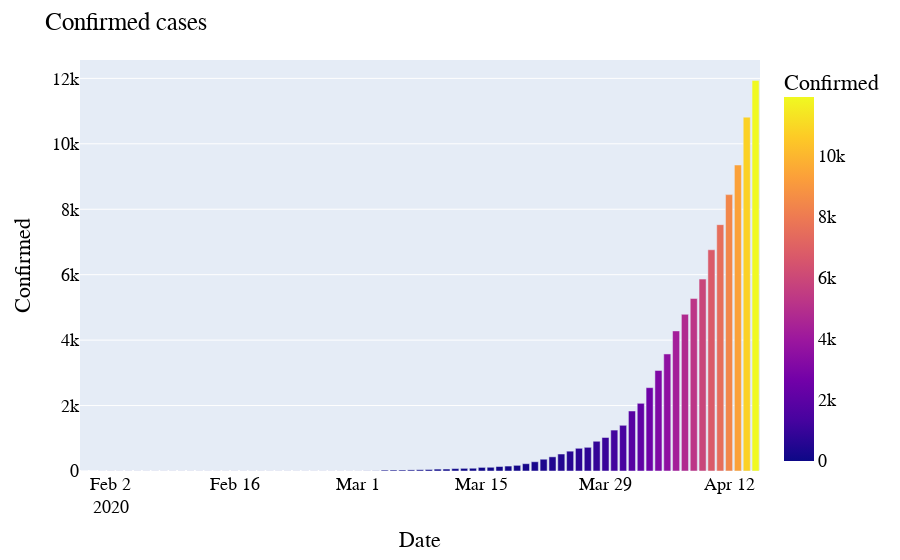

Source (notebook cell):
### Markdown cell above
## Confirmed cases

### Code cell
import plotly.express as px
fig = px.bar(date_group, x='Date', y='Confirmed', color='Confirmed')

fig.update_layout(
    title="Confirmed cases",    
    font=dict(
        family="Courier New, monospace",
        size=18,
        color="black"
    )
)

fig.show()

### Figure 1 — Plotly figure (JSON) as saved in the notebook; plotly's stock layout.template omitted (floating-point values rounded to 4 significant figures)
{"data": [{"alignmentgroup": "True", "hovertemplate": "Date=%{x}<br>Confirmed=%{marker.color}<extra></extra>", "legendgroup": "", "marker": {"color": [1, 1, 2, 3, 3, 3, 3, 3, 3, 3, 3, 3, 3, 3, 3, 3, 3, 3, 3, 3, 3, 3, 3, 3, 3, 3, 3, 3, 3, 3, 3, 3, 5, 6, 28, 30, 31, 34, 39, 46, 58, 60, 74, 81, 84, 110, 114, 137, 151, 173, 223, 283, 360, 433, 519, 606, 694, 724, 909, 1024, 1251, 1397, 1834, 2069, 2547, 3072, 3577, 4281, 4789, 5274, 5865, 6761, 7529, 8447, 9352, 10815, 11933], "coloraxis": "coloraxis"}, "name": "", "offsetgroup": "", "orientation": "v", "showlegend": false, "textposition": "auto", "type": "bar", "x": ["2020-01-30T00:00:00", "2020-01-31T00:00:00", "2020-02-01T00:00:00", "2020-02-02T00:00:00", "2020-02-03T00:00:00", "2020-02-04T00:00:00", "2020-02-05T00:00:00", "2020-02-06T00:00:00", "2020-02-07T00:00:00", "2020-02-08T00:00:00", "2020-02-09T00:00:00", "2020-02-10T00:00:00", "2020-02-11T00:00:00", "2020-02-12T00:00:00", "2020-02-13T00:00:00", "2020-02-14T00:00:00", "2020-02-15T00:00:00", "2020-02-16T00:00:00", "2020-02-17T00:00:00", "2020-02-18T00:00:00", "2020-02-19T00:00:00", "2020-02-20T00:00:00", "2020-02-21T00:00:00", "2020-02-22T00:00:00", "2020-02-23T00:00:00", "2020-02-24T00:00:00", "2020-02-25T00:00:00", "2020-02-26T00:00:00", "2020-02-27T00:00:00", "2020-02-28T00:00:00", "2020-02-29T00:00:00", "2020-03-01T00:00:00", "2020-03-02T00:00:00", "2020-03-03T00:00:00", "2020-03-04T00:00:00", "2020-03-05T00:00:00", "2020-03-06T00:00:00", "2020-03-07T00:00:00", "2020-03-08T00:00:00", "2020-03-09T00:00:00", "2020-03-10T00:00:00", "2020-03-11T00:00:00", "2020-03-12T00:00:00", "2020-03-13T00:00:00", "2020-03-14T00:00:00", "2020-03-15T00:00:00", "2020-03-16T00:00:00", "2020-03-17T00:00:00", "2020-03-18T00:00:00", "2020-03-19T00:00:00", "2020-03-20T00:00:00", "2020-03-21T00:00:00", "2020-03-22T00:00:00", "2020-03-23T00:00:00", "2020-03-24T00:00:00", "2020-03-25T00:00:00", "2020-03-26T00:00:00", "2020-03-27T00:00:00", "2020-03-28T00:00:00", "2020-03-29T00:00:00", "2020-03-30T00:00:00", "2020-03-31T00:00:00", "2020-04-01T00:00:00", "2020-04-02T00:00:00", "2020-04-03T00:00:00", "2020-04-04T00:00:00", "2020-04-05T00:00:00", "2020-04-06T00:00:00", "2020-04-07T00:00:00", "2020-04-08T00:00:00", "2020-04-09T00:00:00", "2020-04-10T00:00:00", "2020-04-11T00:00:00", "2020-04-12T00:00:00", "2020-04-13T00:00:00", "2020-04-14T00:00:00", "2020-04-15T00:00:00"], "xaxis": "x", "y": [1, 1, 2, 3, 3, 3, 3, 3, 3, 3, 3, 3, 3, 3, 3, 3, 3, 3, 3, 3, 3, 3, 3, 3, 3, 3, 3, 3, 3, 3, 3, 3, 5, 6, 28, 30, 31, 34, 39, 46, 58, 60, 74, 81, 84, 110, 114, 137, 151, 173, 223, 283, 360, 433, 519, 606, 694, 724, 909, 1024, 1251, 1397, 1834, 2069, 2547, 3072, 3577, 4281, 4789, 5274, 5865, 6761, 7529, 8447, 9352, 10815, 11933], "yaxis": "y"}], "layout": {"barmode": "relative", "coloraxis": {"colorbar": {"title": {"text": "Confirmed"}}, "colorscale": [[0, "#0d0887"], [0.1111, "#46039f"], [0.2222, "#7201a8"], [0.3333, "#9c179e"], [0.4444, "#bd3786"], [0.5556, "#d8576b"], [0.6667, "#ed7953"], [0.7778, "#fb9f3a"], [0.8889, "#fdca26"], [1, "#f0f921"]]}, "font": {"color": "black", "family": "Courier New, monospace", "size": 18}, "legend": {"tracegroupgap": 0}, "margin": {"t": 60}, "title": {"text": "Confirmed cases"}, "xaxis": {"anchor": "y", "domain": [0, 1], "title": {"text": "Date"}}, "yaxis": {"anchor": "x", "domain": [0, 1], "title": {"text": "Confirmed"}}}}
